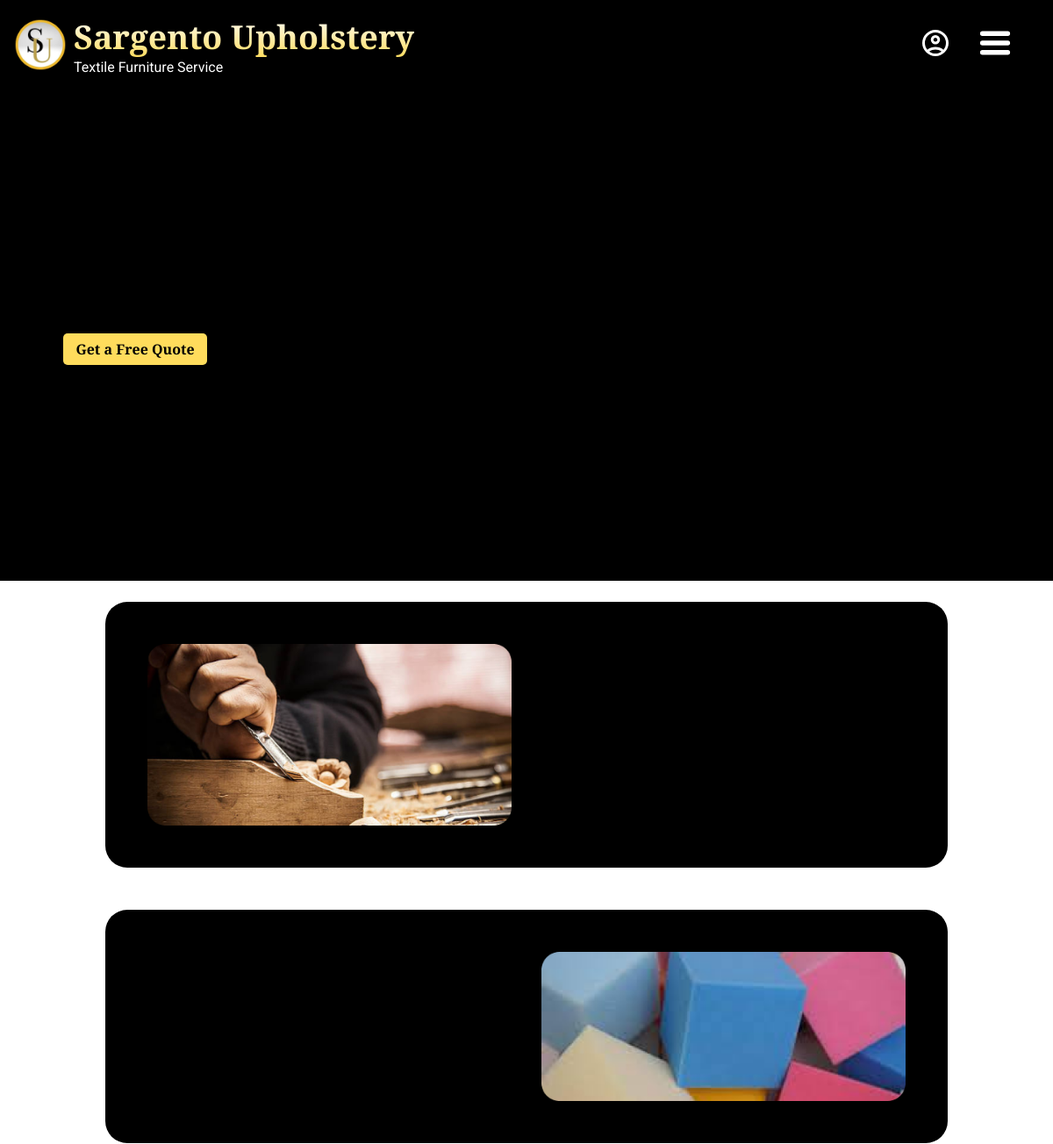
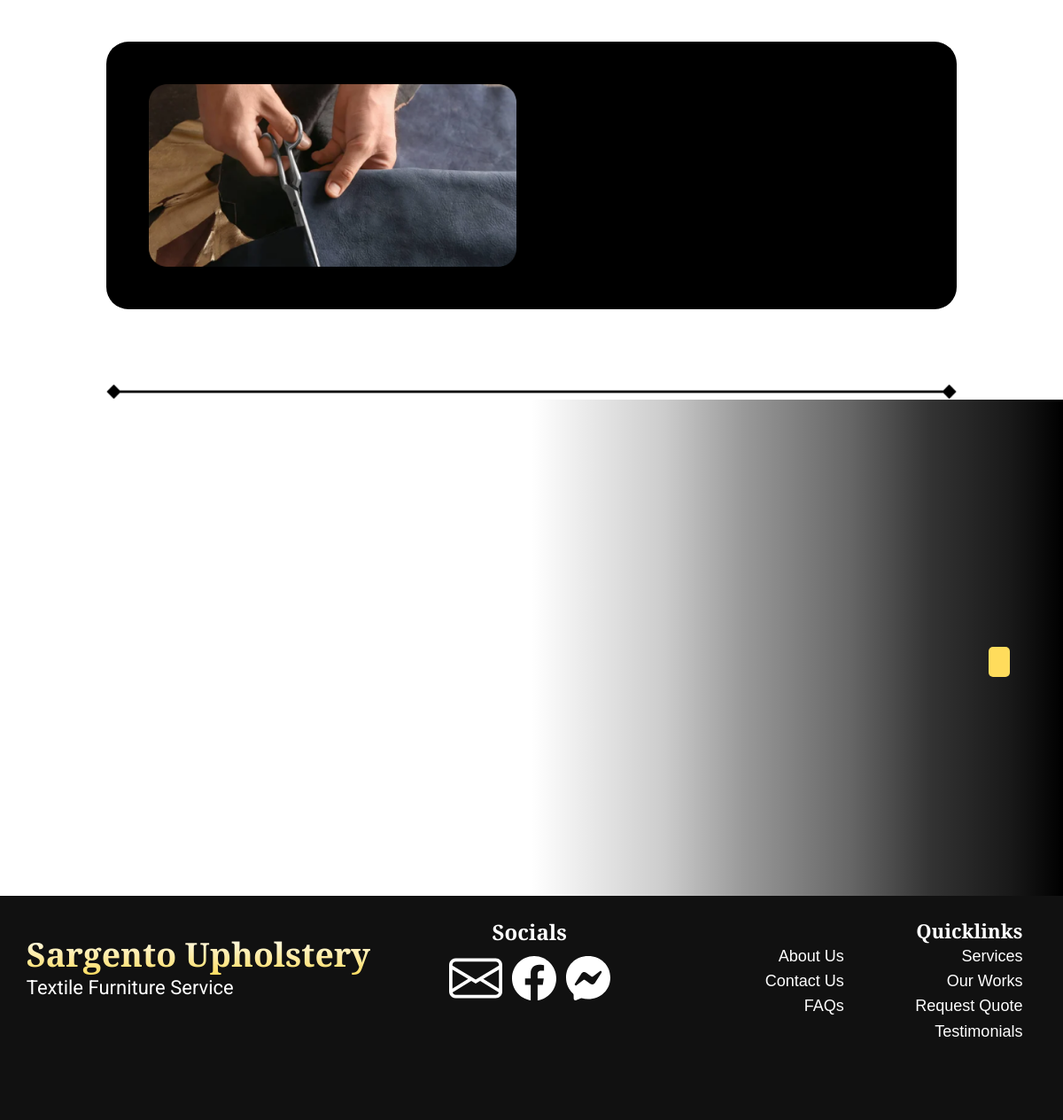
The page /services_craftsmanship.php on the database as committed earlier (2 pictures, top to bottom).
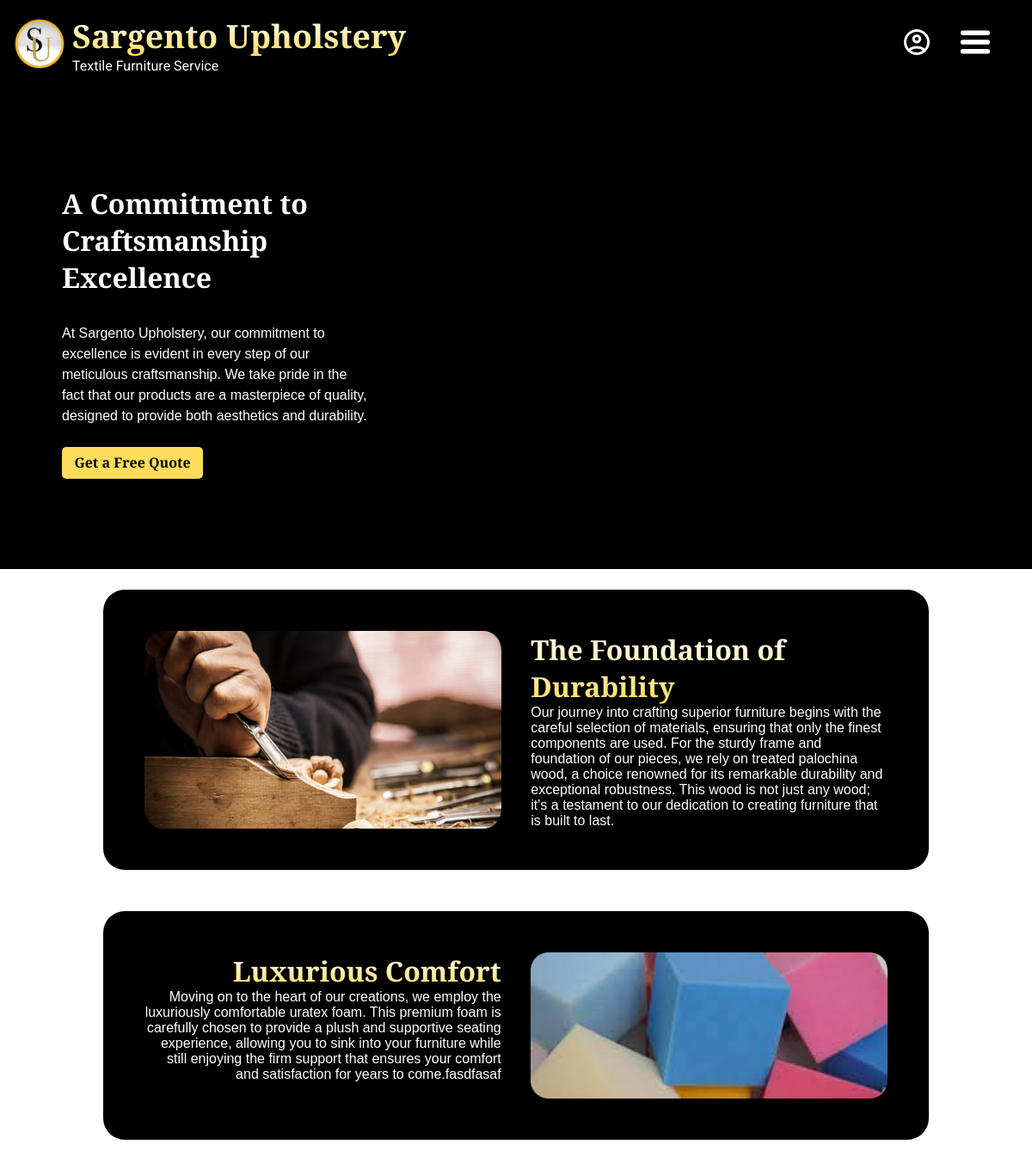
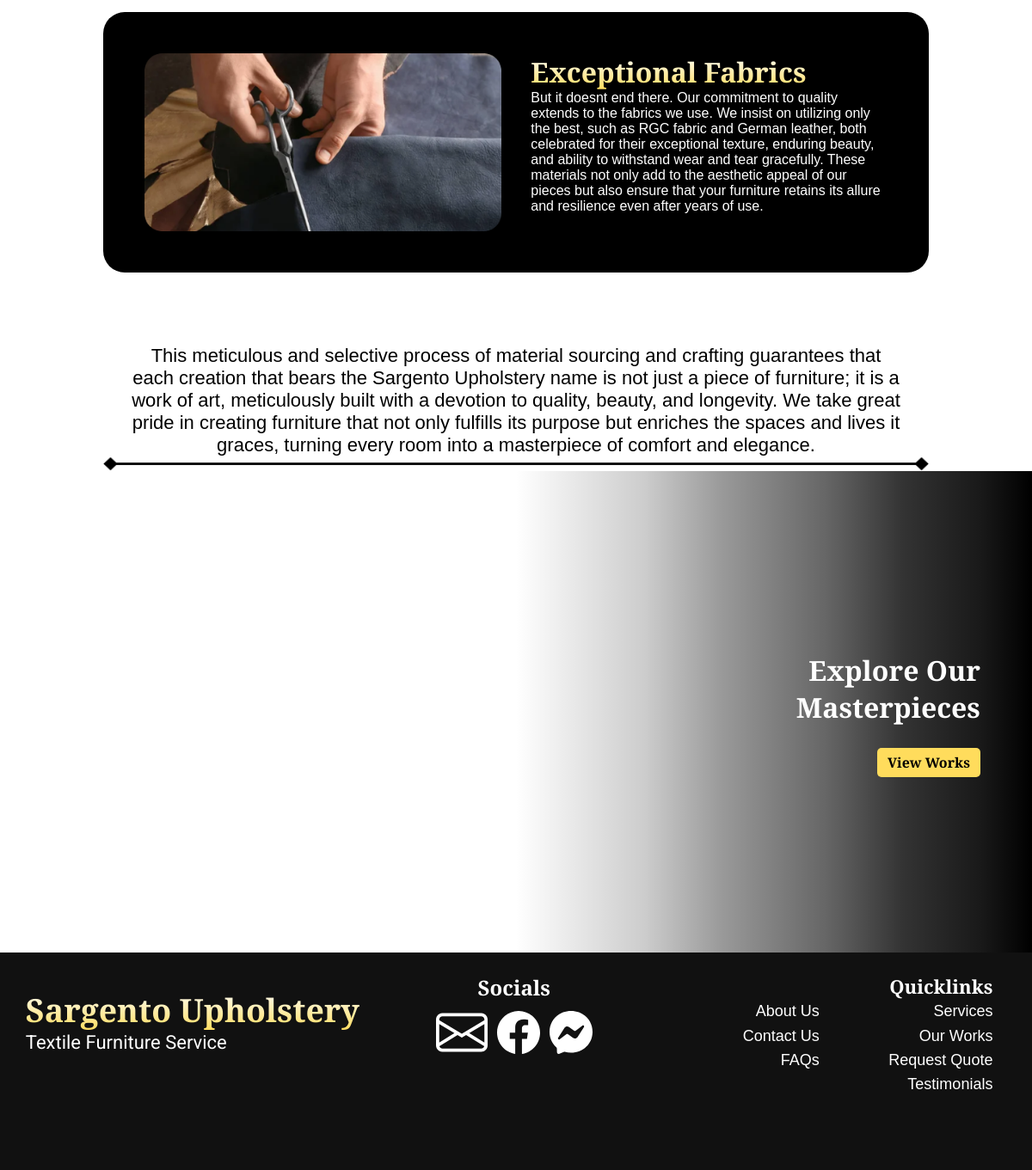
The same page on the database as committed later (2 pictures, top to bottom).
### tables this page shows
CREATE TABLE `contents` (
  `content_id` varchar(255) NOT NULL,
  `page` varchar(50) NOT NULL,
  `content_type` varchar(50) DEFAULT NULL,
  `content_text` text,
  `image` text
);

### services_craftsmanship.php (the view, shortened to what this page needs)
<!DOCTYPE html>
<html lang="en">
<head>
    <link rel="stylesheet" href="css/global.css">
    <link rel="stylesheet" href="css/craftsmanship.css">
</head>
<body>
    <?php include_once("header.php") ?>
    <?php
        require 'database_connection.php';
        $sql = "SELECT * FROM contents WHERE page = 'services_craftsmanship'";
        $stmt = $conn->query($sql);
        $contents = $stmt->fetchAll();
        $contentsById = [];
        foreach ($contents as $content) {
            $contentsById[$content['content_id']] = $content;
        }
    ?>
    <?php
        $needs_cta = true;
        require_once('intro.php');
    ?>
    <div class="services_craftmanship_card_container">
        <div class="services_craftmanship_card">
            <img src="/websiteimages/malopit.png" alt="wood crafting" div class="services_craftmanship_card_1_image">
            <div class="services_craftmanship_card_text">
                <h1 class="text-gold"><?= stripslashes(htmlspecialchars_decode($contentsById["CRAFTSCARDTITLE1"]["content_text"])) ?></h1>
                <p><?= stripslashes(htmlspecialchars_decode($contentsById["CRAFTSCARDTEXT1"]["content_text"])) ?></p>
            </div>
        </div>
        <div class="services_craftmanship_card big">
            <div class="services_craftmanship_card_text ta-right">
                <h1 class="text-gold"><?= stripslashes(htmlspecialchars_decode($contentsById["CRAFTSCARDTITLE2"]["content_text"])) ?></h1>
                <p><?= stripslashes(htmlspecialchars_decode($contentsById["CRAFTSCARDTEXT2"]["content_text"])) ?></p>
            </div>
            <img src="/websiteimages/cube.png" alt="wood crafting" div class="services_craftmanship_card_2_image">
        </div>
        <div class="services_craftmanship_card">
            <img src="/websiteimages/fabric cut (1).png" alt="wood crafting" div class="services_craftmanship_card_3_image">
            <div class="services_craftmanship_card_text">
                <h1 class="text-gold"><?= stripslashes(htmlspecialchars_decode($contentsById["CRAFTSCARDTITLE3"]["content_text"])) ?></h1>
                <p><?= stripslashes(htmlspecialchars_decode($contentsById["CRAFTSCARDTEXT3"]["content_text"])) ?></p>
            </div>
        </div>
    </div>
    <div class="services_craftmanship_text_2">
        <p><?= stripslashes(htmlspecialchars_decode($contentsById["CRAFTSFOOTERTEXT"]["content_text"])) ?></p>
    </div>
    <img src="/websiteimages/Divider.png" div class="services_craftmanship_text_divider_img">
    <?php
        require_once('outro.php');
        require_once('footer.php');
    ?>
</body>
</html>

### header.php (shortened to what this page needs)
<header class="header">
    <a class="business-brand" href="/index.php">
        <img src="/websiteimages/sargento_logo.png" alt="" class="business-logo">
        <h1 class="business-name text-gold">Sargento Upholstery</h1>
        <h2 class="business-category">Textile Furniture Service</h2>
    </a>
    <nav class="main-menu">
        <div class="nav-icons">
            <?php
                if (isset($_SESSION['user_id'])) {
                    echo "
                        <div class='notif'>
                            <img class='notif__bell' src='/websiteimages/icons/bell-icon.svg' alt='' width='36px' height='36px'>
                    ";
                    if ($unread_notifs) {
                        echo "<div class='notif__dot'></div>";
                    }
                    echo "
                        </div>
                        <img src='/websiteimages/icons/account-icon.svg' alt='' id='account-btn' width='36px' height='36px'>
                        <div id='notifContainer' class='notif__container'>
                            <div id='notifContent' class='notif__content'>
                    ";
                    foreach ($notif_list as $notif) {
                        $is_read = $notif['is_read'] ? "" : "unread";
                        $redirect_link = $notif['redirect_link'];
                        $notif_msg = htmlspecialchars($notif['notif_msg'], ENT_QUOTES, 'UTF-8');
                        echo "
                            <div class='notif__message $is_read' data-notif-id='{$notif['notif_id']}'>
                                <a class='notif__redirect-link' href='" . $redirect_link . "'>
                                    <span class='notif__text'>{$notif_msg}</span>
                                </a>
                                <div class='notif__divider'></div>
                                <button class='mark-read-btn' title='Mark as Read'>
                                    <svg class='mark-read-img--unread' xmlns='http://www.w3.org/2000/svg' height='24px' viewBox='0 -960 960 960' width='24px' fill='#5f6368'>
                                        <path d='M160-160q-33 0-56.5-23.5T80-240v-480q0-33 23.5-56.5T160-800h404q-4 20-4 40t4 40H160l320 200 146-91q14 13 30.5 22.5T691-572L480-440 160-640v400h640v-324q23-5 43-14t37-22v360q0 33-23.5 56.5T800-160H160Zm0-560v480-480Zm600 80q-50 0-85-35t-35-85q0-50 35-85t85-35q50 0 85 35t35 85q0 50-35 85t-85 35Z'/>
                                    </svg>
                                    <svg class='mark-read-img--read' xmlns='http://www.w3.org/2000/svg' height='24px' viewBox='0 -960 960 960' width='24px' fill='#5f6368' style='display: none;'>
                                        <path d='M638-80 468-250l56-56 114 114 226-226 56 56L638-80ZM480-520l320-200H160l320 200Zm0 80L160-640v400h206l80 80H160q-33 0-56.5-23.5T80-240v-480q0-33 23.5-56.5T160-800h640q33 0 56.5 23.5T880-720v174l-80 80v-174L480-440Zm0 0Zm0-80Zm0 80Z'/>
                                    </svg>
                                </button>
                            </div>
                        ";
                    }
                    echo "
                            </div>
                        </div>
                    ";
                } else {
                    echo "
                        <a href='login.php'>
                            <img src='/websiteimages/icons/account-icon.svg' alt='' id='account-btn' width='36px' height='36px'>
                        </a>
                    ";
                }
            ?>
            <img src="/websiteimages/icons/menu-icon.svg" alt="" id="open-btn" width="36px" height="36px">
        </div>
    </nav>
</header>

### intro.php (shortened to what this page needs)
<?php
    require_once('database_connection.php');
    $backtrace = debug_backtrace();
    $includingFile = $backtrace[0]['file'];
    $page = basename($includingFile, '.php');
    $query = "
        SELECT
            *
        FROM
            contents
        WHERE
            page = :page
    ";
    $stmt = $conn->prepare($query);
    $stmt->bindParam(':page', $page);
    $stmt->execute();
    $introContents = $stmt->fetchAll();
    $introContentsById = [];
    foreach ($introContents as $introContent) {
        $introContentsById[$introContent['content_type']] = $introContent;
    }
?>
<link rel="stylesheet" href="/css/intro.css">
<link rel="stylesheet" href="/css/global.css">
<div class="intro-banner">
    <div class="intro-banner__overlay">
        <div class="intro-banner__text">
            <h2 class="intro-banner__title"><?= stripslashes(html_entity_decode($introContentsById["INTRO_TITLE"]["content_text"])) ?></h2>
            <?php if (isset($introContentsById["INTRO_DESC"]["content_text"])): ?>
                <p class="intro-banner__description"><?= stripslashes(html_entity_decode($introContentsById["INTRO_DESC"]["content_text"])) ?></p>
            <?php endif; ?>
            <?php if ($needs_cta): ?>
                <a class="intro-banner__cta" href="/quote.php">Get a Free Quote</a>
            <?php endif; ?>
        </div>
    </div>
</div>

### outro.php (shortened to what this page needs)
<?php
    require_once('database_connection.php');
    $backtrace = debug_backtrace();
    $includingFile = $backtrace[0]['file'];
    $page = basename($includingFile, '.php');
    $query = "
        SELECT
            *
        FROM
            contents
        WHERE
            page = :page
    ";
    $stmt = $conn->prepare($query);
    $stmt->bindParam(':page', $page);
    $stmt->execute();
    $outroContents = $stmt->fetchAll();
    $outroContentsById = [];
    foreach ($outroContents as $outroContent) {
        $outroContentsById[$outroContent['content_type']] = $outroContent;
    }
?>
<link rel="stylesheet" href="/css/outro.css">
<link rel="stylesheet" href="/css/global.css">
<div class="outro-banner">
    <div class="outro-banner__overlay">
        <div class="outro-banner__text">
            <h2 class="outro-banner__title"><?= stripslashes(html_entity_decode($outroContentsById["OUTRO_TITLE"]["content_text"])) ?></h2>
            <a class="outro-banner__cta" href="<?= stripslashes(html_entity_decode($outroContentsById["OUTRO_CTALINK"]["content_text"])) ?>">
                <?= stripslashes(html_entity_decode($outroContentsById["OUTRO_CTATEXT"]["content_text"])) ?>
            </a>
        </div>
    </div>
</div>

### footer.php (shortened to what this page needs)
<footer class="footer">
    <div class="footer-title d-flex">
        <div class="f-title">
            <h3 class="text-gold  main-title">Sargento Upholstery</h3>
            <h3 class=" sub-title">Textile Furniture Service</h3>
        </div>
    </div>
    <div class="socials">
        <h3>Socials</h3>
        <div class="img-container d-flex">
            <a href="mailto:placeholder@test.com"><img src="/websiteimages/icons/email-icon.svg" alt="" class="email-icon"></a>
            <a href="https://www.facebook.com/SargentoUpholstery"><img src="/websiteimages/icons/facebook_logo.svg" alt=""></a>
            <a href="https://www.facebook.com/SargentoUpholstery"><img src="/websiteimages/icons/messenger_logo.svg" alt=""></a>
        </div>
    </div>
    <div class="quicklinks">
        <h3>Quicklinks</h3>
        <div class="link-container">
            <a href="services_craftsmanship.php">Services</a>
            <a href="services_works.php">Our Works</a>
            <a href="/quote.php">Request Quote</a>
            <a href="testimonials.php">Testimonials</a>
            <a href="about_us.php">About Us</a>
            <a href="contact_us.php">Contact Us</a>
            <a href="faq.php">FAQs</a>
        </div>
    </div>
</footer>

### css/global.css (style rules this page uses)
:root { --fs-48: clamp(28px, 3.12vw, 48px); --fs-40: clamp(26px, 2.59vw, 40px); --fs-36: clamp(25px, 2.34vw, 36px); --fs-32: clamp(24px, 2.08vw, 32px); --fs-24: clamp(22px, 1.56vw, 24px); --fs-20: clamp(18px, 1.3vw, 20px); --fs-18: clamp(16px, 1.17vw, 18px); --fs-16: clamp(14px, 0.78vw, 16px); }
* { box-sizing: border-box; margin: 0; padding: 0; text-decoration: none; }
body { font-family: 'Playfair Display', sans-serif; }
.text-gold { background: linear-gradient(to bottom, #ffffff, #FFDC5C); -webkit-text-fill-color: transparent; -webkit-background-clip: text; }
.d-flex { display: flex; }
.ta-right { text-align: right; }
.header { display: flex; align-items: center; justify-content: space-between; background-color: black; color: white; padding: 1em; position: relative; }
.business-brand { display: grid; grid-template-columns: repeat(2, max-content); column-gap: 0.5rem; row-gap: 0; }
.business-logo { width: 60px; height: 60px; grid-row: 1 / 3; display: flex; align-content: center; margin: auto 0; }
.business-name { font-size: var(--fs-48); width: max-content; }
.business-category { font-family: 'Roboto', sans-serif; font-weight: normal; font-size: var(--fs-18); color: white; }
.main-menu img { cursor: pointer; }
.nav-icons { display: flex; gap: 2rem; margin-right: 2rem; position: relative; }
.footer { width: 100%; height: fit-content; display: flex; background-color: #111111; padding: 2% 0 0; }
.footer-title { width: 33%; height: 120px; float: left; align-items: center; margin-left: 2%; white-space: nowrap; }
.f-title { margin-top: -3%; margin-left: 1.5%; }
.main-title { font-size: var(--fs-48); font-weight: bold; }
.sub-title { font-size: var(--fs-24); font-family: 'Roboto', sans-serif; font-weight: 400; color: white; }
.socials { width: 33%; text-align: center; }
.socials h3 { color: white; display: block; font-size: 24px; font-weight: bold; }
.img-container { justify-content: center; align-items: center; align-content: center; }
.img-container a { padding: 1.5%; }
.img-container a img { height: 50px; width: 50px }
.img-container a img.email-icon { height: 60px; width: 60px; }
.quicklinks { width: 33%; float: right; text-align: right; color: white; margin: 0 3.8% 0 0; }
.quicklinks a { color: white; font-size: 18px; padding: 1% 0; }
.quicklinks h3 { font-size: var(--fs-24); font-weight: bold; }
.link-container { display: flex; flex-flow: column wrap-reverse; height: 60%; }

### css/craftsmanship.css (style rules this page uses)
.services_craftmanship_card_container { display: flex; flex-direction: column; }
.services_craftmanship_card { margin: 2% auto; display: flex; background-color: black; color: white; width: 80%; border-radius: 25px; padding: 4%; justify-content: space-between; align-content: center; }
.services_craftmanship_card img, .services_craftmanship_card div { width: 48% }
.services_craftmanship_text_2 { width: 75%; margin: 5% auto 0; font-size: var(--fs-24); text-align: center }
.services_craftmanship_text_divider_img { width: 80%; display: block; margin: 0px auto; }

### css/intro.css (style rules this page uses)
.intro-banner { height: 70vh; position: relative; overflow: hidden; background: rgb(0,0,0); }
.intro-banner__overlay { position: absolute; top: 0; left: 0; width: 60%; height: 100%; display: flex; align-items: center; background: linear-gradient( 90deg, rgba(0, 0, 0, 1) 0%, rgba(0, 0, 0, 0.9) 10%, rgba(0, 0, 0, 0.8) 25%, rgba(0, 0, 0, 0.6) 40%, rgba(0, 0, 0, 0.4) 60%, rgba(0, 0, 0, 0.2) 75%, rgba(0, 0, 0, 0) 100% ); }
.intro-banner__text { text-align: left; color: white; width: 50%; margin-left: 10%; }
.intro-banner__title { font-size: 32px; font-weight: bold; margin-bottom: 2rem; }
.intro-banner__description { font-size: 16px; margin-bottom: 2rem; line-height: 150%; }
.intro-banner__cta { color: black; background-color: #ffdc5c; border-radius: 5px; padding: 2% 4%; font-weight: bold; }

Rows that differ between the two databases and show on the page:
added contents: content_text "A Commitment to Craftsmanship Excellence"
added contents: content_text "At Sargento Upholstery, our commitment to excellence is evident in every step of our meticulous craftsmanship. We take pride in the fact that our products are a masterpiece of quality, designed to provide both aesthetics and durability."
added contents: content_text "The Foundation of Durability"
added contents: content_text "Our journey into crafting superior furniture begins with the careful selection of materials, ensuring that only the finest components are used. For the sturdy frame and foundation of our pieces, we rely on treated palochina wood, a choice renowned for its remarkable durability and exceptional robustness. This wood is not just any wood; it's a testament to our dedication to creating furniture that is built to last."
added contents: content_text "Luxurious Comfort"
added contents: content_text "Moving on to the heart of our creations, we employ the luxuriously comfortable uratex foam. This premium foam is carefully chosen to provide a plush and supportive seating experience, allowing you to sink into your furniture while still enjoying the firm support that ensures your comfort and satisfaction for years to come.fasdfasaf"
added contents: content_text "Exceptional Fabrics"
added contents: content_text "But it doesnt end there. Our commitment to quality extends to the fabrics we use. We insist on utilizing only the best, such as RGC fabric and German leather, both celebrated for their exceptional texture, enduring beauty, and ability to withstand wear and tear gracefully. These materials not only add to the aesthetic appeal of our pieces but also ensure that your furniture retains its allure and resilience even after years of use."
added contents: content_text "This meticulous and selective process of material sourcing and crafting guarantees that each creation that bears the Sargento Upholstery name is not just a piece of furniture; it is a work of art, meticulously built with a devotion to quality, beauty, and longevity. We take great pride in creating furniture that not only fulfills its purpose but enriches the spaces and lives it graces, turning every room into a masterpiece of comfort and elegance."
added contents: content_text "Explore Our Masterpieces"
added contents: content_text "View Works"
